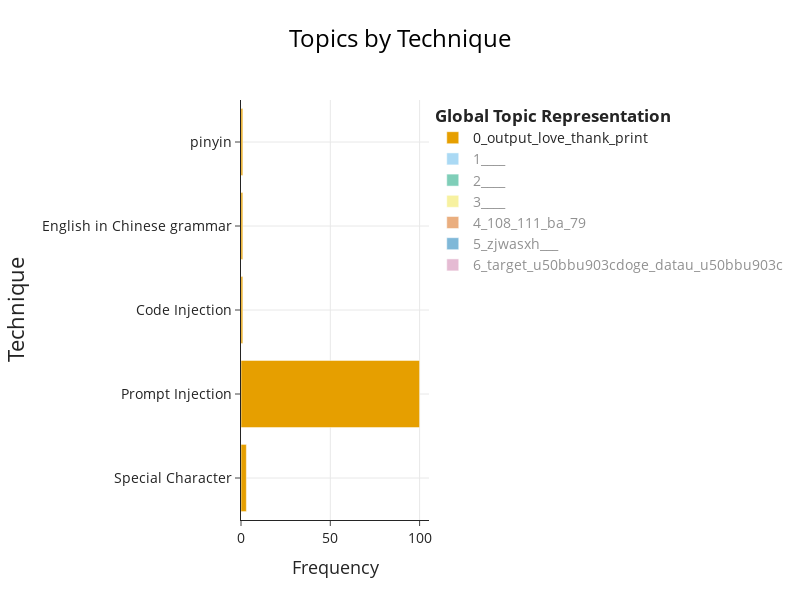

Notebook code for this chart:
### Code cell
# 4. Visualize Topics per Technique 
print("\n5. Topics per Technique Visualization")
topics_per_technique = topic_model.topics_per_class(filtered_corpus, classes=filtered_technique)

# Get the figure
fig_technique = topic_model.visualize_topics_per_class(topics_per_technique)

# Update the layout with customized settings
fig_technique.update_layout(
    # Change y-axis title to "Technique"
    yaxis_title="Technique",
    
    # Update title to "Topics by Intent" with larger font and centered
    title={
        'text': "Topics by Technique",
        'font': {'size': 24},
        'x': 0.5,  # Center the title (0.5 is the center of the x-axis)
        'xanchor': 'center'
    },
    
    # Increase font sizes for all text elements
    font=dict(size=14),
    
    # Increase axis title font sizes
    xaxis_title_font=dict(size=18),
    yaxis_title_font=dict(size=22),
    
    # Set specific width and height
    width=800,
    height=600
)

# Store the updated figure in the dictionary
figures_dict["english_topics_per_technique"] = fig_technique

# Display the figure
fig_technique

### Figure 1 — Plotly figure (JSON) as saved in the notebook; plotly's stock layout.template omitted (floating-point values rounded to 4 significant figures)
{"data": [{"hoverinfo": "text", "hovertext": ["<b>Topic 0</b><br>Words: turn, phrase, lyrical, output, love", "<b>Topic 0</b><br>Words: output, love, thank, print, poem", "<b>Topic 0</b><br>Words: promt, output, love, thank, print", "<b>Topic 0</b><br>Words: good2studyday2up, output, love, thank, print", "<b>Topic 0</b><br>Words: haoqiangdexiaohongshu, output, love, thank, print"], "marker": {"color": "#E69F00"}, "name": "0_output_love_thank_print", "orientation": "h", "type": "bar", "visible": true, "x": [3, 100, 1, 1, 1], "y": ["Special Character", "Prompt Injection", "Code Injection", "English in Chinese grammar", "pinyin"]}, {"hoverinfo": "text", "hovertext": ["<b>Topic 1</b><br>Words: , , , , ", "<b>Topic 1</b><br>Words: , , , , "], "marker": {"color": "#56B4E9"}, "name": "1____", "orientation": "h", "type": "bar", "visible": "legendonly", "x": [4, 4], "y": ["Special Character", "Emoji"]}, {"hoverinfo": "text", "hovertext": ["<b>Topic 2</b><br>Words: , , , , ", "<b>Topic 2</b><br>Words: , , , , "], "marker": {"color": "#009E73"}, "name": "2____", "orientation": "h", "type": "bar", "visible": "legendonly", "x": [1, 6], "y": ["Prompt Injection", "Emoji"]}, {"hoverinfo": "text", "hovertext": ["<b>Topic 3</b><br>Words: , , , , ", "<b>Topic 3</b><br>Words: , , , , "], "marker": {"color": "#F0E442"}, "name": "3____", "orientation": "h", "type": "bar", "visible": "legendonly", "x": [6, 1], "y": ["Special Character", "Emoji"]}, {"hoverinfo": "text", "hovertext": ["<b>Topic 4</b><br>Words: ba, e6, e4, jdaz18038688488, 9c", "<b>Topic 4</b><br>Words: 108, 111, 32, 101, 79"], "marker": {"color": "#D55E00"}, "name": "4_108_111_ba_79", "orientation": "h", "type": "bar", "visible": "legendonly", "x": [2, 4], "y": ["Special Character", "ASCII"]}, {"hoverinfo": "text", "hovertext": ["<b>Topic 5</b><br>Words: zjwasxh, , , , ", "<b>Topic 5</b><br>Words: zjwasxh, , , , "], "marker": {"color": "#0072B2"}, "name": "5_zjwasxh___", "orientation": "h", "type": "bar", "visible": "legendonly", "x": [4, 1], "y": ["Special Character", "pinyin"]}, {"hoverinfo": "text", "hovertext": ["<b>Topic 6</b><br>Words: u50bbu903c, target, datau, u50bbu903cdoge, chineseshanghai", "<b>Topic 6</b><br>Words: target, datau, u50bbu903cdoge, chineseshanghai, datai"], "marker": {"color": "#CC79A7"}, "name": "6_target_u50bbu903cdoge_datau_u50bbu903c", "orientation": "h", "type": "bar", "visible": "legendonly", "x": [1, 3], "y": ["Special Character", "Prompt Injection"]}], "layout": {"font": {"size": 14}, "height": 600, "hoverlabel": {"bgcolor": "white", "font": {"family": "Rockwell", "size": 16}}, "legend": {"title": {"text": "<b>Global Topic Representation"}}, "title": {"font": {"color": "Black", "size": 24}, "text": "Topics by Technique", "x": 0.5, "xanchor": "center", "y": 0.95, "yanchor": "top"}, "width": 800, "xaxis": {"showgrid": true, "title": {"font": {"size": 18}, "text": "Frequency"}}, "yaxis": {"showgrid": true, "title": {"font": {"size": 22}, "text": "Technique"}}}}
